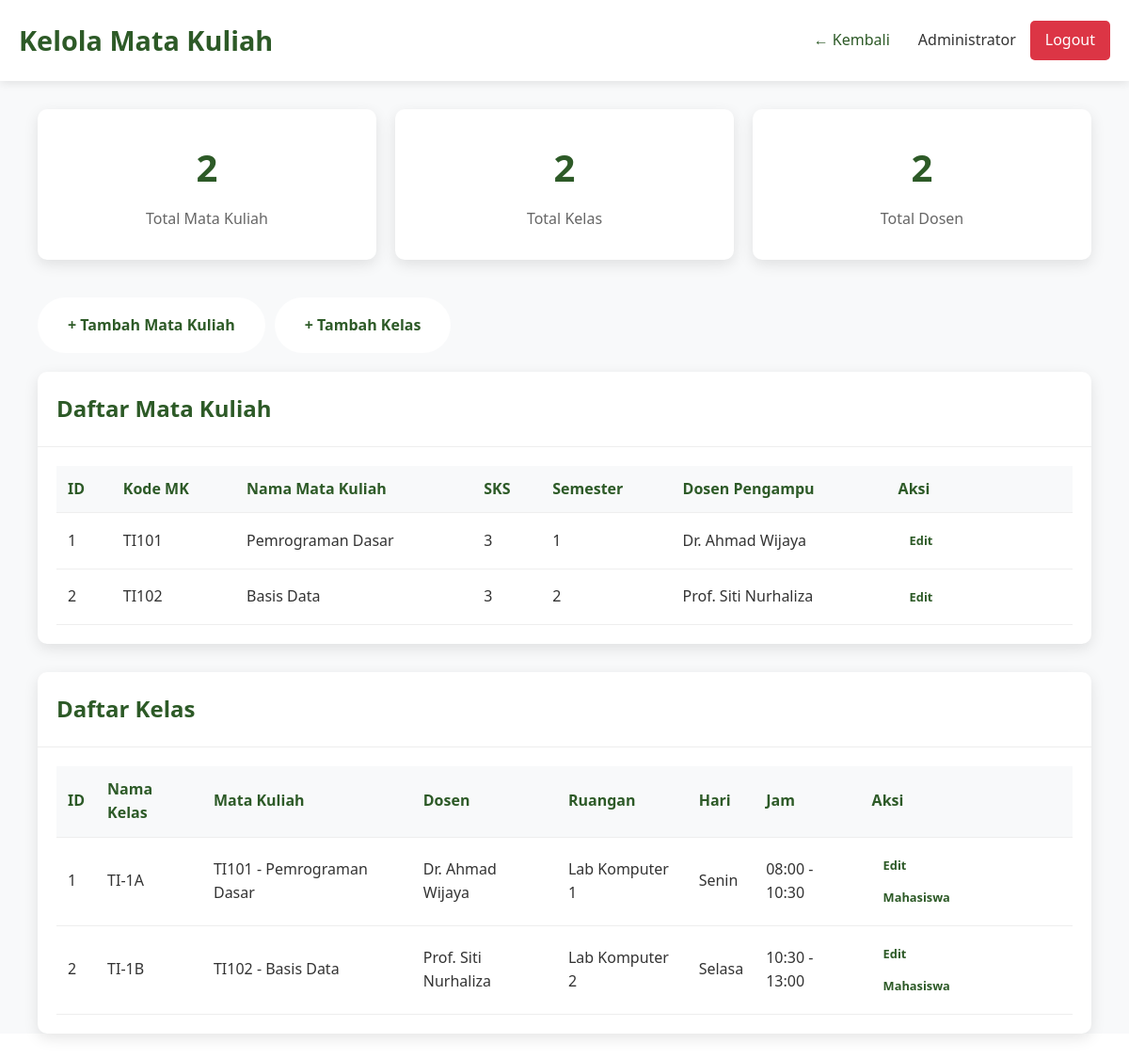
Page /dashboard/admin/courses.php (signed in) on the committed database.
### tables this page shows
CREATE TABLE mata_kuliah (
    id INT PRIMARY KEY AUTO_INCREMENT,
    kode_mk VARCHAR(10) UNIQUE NOT NULL,
    nama_mk VARCHAR(100) NOT NULL,
    sks INT NOT NULL,
    semester INT NOT NULL,
    dosen_id INT,
    created_at TIMESTAMP DEFAULT CURRENT_TIMESTAMP,
    FOREIGN KEY (dosen_id) REFERENCES users(id) ON DELETE SET NULL
);

CREATE TABLE users (
    id INT PRIMARY KEY AUTO_INCREMENT,
    username VARCHAR(50) UNIQUE NOT NULL,
    password VARCHAR(255) NOT NULL,
    full_name VARCHAR(100) NOT NULL,
    email VARCHAR(100) UNIQUE NOT NULL,
    role ENUM('admin', 'dosen', 'mahasiswa') NOT NULL,
    nim_nip VARCHAR(20) UNIQUE,
    created_at TIMESTAMP DEFAULT CURRENT_TIMESTAMP,
    updated_at TIMESTAMP DEFAULT CURRENT_TIMESTAMP ON UPDATE CURRENT_TIMESTAMP
);

CREATE TABLE kelas (
    id INT PRIMARY KEY AUTO_INCREMENT,
    nama_kelas VARCHAR(50) NOT NULL,
    mata_kuliah_id INT,
    dosen_id INT,
    ruangan VARCHAR(50),
    hari ENUM('Senin', 'Selasa', 'Rabu', 'Kamis', 'Jumat', 'Sabtu') NOT NULL,
    jam_mulai TIME NOT NULL,
    jam_selesai TIME NOT NULL,
    created_at TIMESTAMP DEFAULT CURRENT_TIMESTAMP,
    FOREIGN KEY (mata_kuliah_id) REFERENCES mata_kuliah(id) ON DELETE CASCADE,
    FOREIGN KEY (dosen_id) REFERENCES users(id) ON DELETE SET NULL
);

### config/session.php (called while the page is built, shortened)
<?php
function isLoggedIn() {
    return isset($_SESSION['user_id']);
}
function getCurrentUser() {
    if (isLoggedIn()) {
        return [
            'id' => $_SESSION['user_id'],
            'username' => $_SESSION['username'],
            'full_name' => $_SESSION['full_name'],
            'role' => $_SESSION['role'],
            'nim_nip' => $_SESSION['nim_nip']
        ];
    }
    return null;
}
?>

### dashboard/admin/courses.php (the view, shortened to what this page needs)
<?php
require_once '../../config/session.php';
$database = new Database();
$db = $database->getConnection();
$current_user = getCurrentUser();
$query = "SELECT mk.*, u.full_name as dosen_name
          FROM mata_kuliah mk
          LEFT JOIN users u ON mk.dosen_id = u.id
          ORDER BY mk.kode_mk";
$stmt = $db->prepare($query);
$stmt->execute();
$courses = $stmt->fetchAll(PDO::FETCH_ASSOC);
$query = "SELECT k.*, mk.nama_mk, mk.kode_mk, u.full_name as dosen_name
          FROM kelas k
          JOIN mata_kuliah mk ON k.mata_kuliah_id = mk.id
          LEFT JOIN users u ON k.dosen_id = u.id
          ORDER BY k.nama_kelas";
$stmt = $db->prepare($query);
$stmt->execute();
$classes = $stmt->fetchAll(PDO::FETCH_ASSOC);
$query = "SELECT id, full_name, nim_nip FROM users WHERE role = 'dosen' ORDER BY full_name";
$stmt = $db->prepare($query);
$stmt->execute();
$dosen_list = $stmt->fetchAll(PDO::FETCH_ASSOC);
?>
<!DOCTYPE html>
<html lang="id">
<head>
    <link rel="stylesheet" href="../../assets/css/style.css">
</head>
<body>
    <div class="dashboard">
        <div class="dashboard-header">
            <div class="container">
                <div class="dashboard-nav">
                    <h1 class="dashboard-title">Kelola Mata Kuliah</h1>
                    <div class="user-info">
                        <a href="index.php" style="color: #2d5a27; text-decoration: none; margin-right: 15px;">← Kembali</a>
                        <span><?php echo $current_user['full_name']; ?></span>
                        <a href="../../logout.php" class="logout-btn">Logout</a>
                    </div>
                </div>
            </div>
        </div>
        <div class="dashboard-content">
            <div class="container">
                <div class="stats-grid">
                    <div class="stat-card">
                        <div class="stat-number"><?php echo count($courses); ?></div>
                        <div class="stat-label">Total Mata Kuliah</div>
                    </div>
                    <div class="stat-card">
                        <div class="stat-number"><?php echo count($classes); ?></div>
                        <div class="stat-label">Total Kelas</div>
                    </div>
                    <div class="stat-card">
                        <div class="stat-number"><?php echo count($dosen_list); ?></div>
                        <div class="stat-label">Total Dosen</div>
                    </div>
                </div>
                <div style="margin-bottom: 20px; display: flex; gap: 10px;">
                    <a href="#" class="btn btn-primary" onclick="showAddCourseForm()">+ Tambah Mata Kuliah</a>
                    <a href="#" class="btn btn-primary" onclick="showAddClassForm()">+ Tambah Kelas</a>
                </div>
                <div class="card">
                    <div class="card-header">
                        <h3 class="card-title">Daftar Mata Kuliah</h3>
                    </div>
                    <div class="card-body">
                        <div style="overflow-x: auto;">
                            <table class="table">
                                <thead>
                                    <tr>
                                        <th>ID</th>
                                        <th>Kode MK</th>
                                        <th>Nama Mata Kuliah</th>
                                        <th>SKS</th>
                                        <th>Semester</th>
                                        <th>Dosen Pengampu</th>
                                        <th>Aksi</th>
                                    </tr>
                                </thead>
                                <tbody>
                                    <?php foreach ($courses as $course): ?>
                                        <tr>
                                            <td><?php echo $course['id']; ?></td>
                                            <td><?php echo $course['kode_mk']; ?></td>
                                            <td><?php echo $course['nama_mk']; ?></td>
                                            <td><?php echo $course['sks']; ?></td>
                                            <td><?php echo $course['semester']; ?></td>
                                            <td><?php echo $course['dosen_name'] ?? '-'; ?></td>
                                            <td>
                                                <a href="edit-course.php?id=<?php echo $course['id']; ?>" class="btn btn-primary" style="padding: 5px 10px; font-size: 0.8rem;">Edit</a>
                                                <a href="delete-course.php?id=<?php echo $course['id']; ?>" class="btn btn-secondary" style="padding: 5px 10px; font-size: 0.8rem;" onclick="return confirm('Apakah Anda yakin ingin menghapus mata kuliah ini?')">Hapus</a>
                                            </td>
                                        </tr>
                                    <?php endforeach; ?>
                                </tbody>
                            </table>
                        </div>
                    </div>
                </div>
                <div class="card" style="margin-top: 20px;">
                    <div class="card-header">
                        <h3 class="card-title">Daftar Kelas</h3>
                    </div>
                    <div class="card-body">
                        <div style="overflow-x: auto;">
                            <table class="table">
                                <thead>
                                    <tr>
                                        <th>ID</th>
                                        <th>Nama Kelas</th>
                                        <th>Mata Kuliah</th>
                                        <th>Dosen</th>
                                        <th>Ruangan</th>
                                        <th>Hari</th>
                                        <th>Jam</th>
                                        <th>Aksi</th>
                                    </tr>
                                </thead>
                                <tbody>
                                    <?php foreach ($classes as $class): ?>
                                        <tr>
                                            <td><?php echo $class['id']; ?></td>
                                            <td><?php echo $class['nama_kelas']; ?></td>
                                            <td><?php echo $class['kode_mk'] . ' - ' . $class['nama_mk']; ?></td>
                                            <td><?php echo $class['dosen_name'] ?? '-'; ?></td>
                                            <td><?php echo $class['ruangan']; ?></td>
                                            <td><?php echo $class['hari']; ?></td>
                                            <td><?php echo date('H:i', strtotime($class['jam_mulai'])) . ' - ' . date('H:i', strtotime($class['jam_selesai'])); ?></td>
                                            <td>
                                                <a href="edit-class.php?id=<?php echo $class['id']; ?>" class="btn btn-primary" style="padding: 5px 10px; font-size: 0.8rem;">Edit</a>
                                                <a href="delete-class.php?id=<?php echo $class['id']; ?>" class="btn btn-secondary" style="padding: 5px 10px; font-size: 0.8rem;" onclick="return confirm('Apakah Anda yakin ingin menghapus kelas ini?')">Hapus</a>
                                                <a href="manage-enrollments.php?class_id=<?php echo $class['id']; ?>" class="btn btn-primary" style="padding: 5px 10px; font-size: 0.8rem;">Mahasiswa</a>
                                            </td>
                                        </tr>
                                    <?php endforeach; ?>
                                </tbody>
                            </table>
                        </div>
                    </div>
                </div>
            </div>
        </div>
    </div>
</body>
</html>

### assets/css/style.css (style rules this page uses)
* { margin: 0; padding: 0; box-sizing: border-box; }
body { font-family: "Segoe UI", Tahoma, Geneva, Verdana, sans-serif; line-height: 1.6; color: #333; }
.container { max-width: 1200px; margin: 0 auto; padding: 0 20px; }
.btn { display: inline-block; padding: 15px 30px; text-decoration: none; border-radius: 30px; font-weight: bold; transition: all 0.3s ease; border: 2px solid transparent; }
.btn-primary { background: white; color: #2d5a27; }
.btn-secondary { background: transparent; color: white; border-color: white; }
.dashboard { min-height: 100vh; background: #f8f9fa; }
.dashboard-header { background: white; padding: 20px 0; box-shadow: 0 2px 10px rgba(0, 0, 0, 0.1); margin-bottom: 30px; }
.dashboard-nav { display: flex; justify-content: space-between; align-items: center; }
.dashboard-title { color: #2d5a27; font-size: 1.8rem; font-weight: bold; }
.user-info { display: flex; align-items: center; gap: 15px; }
.logout-btn { background: #dc3545; color: white; padding: 8px 16px; text-decoration: none; border-radius: 5px; transition: background 0.3s ease; }
.dashboard-content { padding: 0 20px; }
.stats-grid { display: grid; grid-template-columns: repeat(auto-fit, minmax(250px, 1fr)); gap: 20px; margin-bottom: 40px; }
.stat-card { background: white; padding: 30px; border-radius: 10px; box-shadow: 0 5px 15px rgba(0, 0, 0, 0.1); text-align: center; }
.stat-number { font-size: 2.5rem; font-weight: bold; color: #2d5a27; margin-bottom: 10px; }
.stat-label { color: #666; font-size: 1rem; }
.card { background: white; border-radius: 10px; box-shadow: 0 5px 15px rgba(0, 0, 0, 0.1); margin-bottom: 30px; }
.card-header { padding: 20px; border-bottom: 1px solid #eee; }
.card-title { color: #2d5a27; font-size: 1.5rem; font-weight: bold; margin: 0; }
.card-body { padding: 20px; }
.table { width: 100%; border-collapse: collapse; }
.table th, .table td { padding: 12px; text-align: left; border-bottom: 1px solid #eee; }
.table th { background: #f8f9fa; color: #2d5a27; font-weight: bold; }

### rows in the picture
mata_kuliah: id "1", kode_mk "TI101", nama_mk "Pemrograman Dasar", sks "3", semester "1", dosen.full_name "Dr. Ahmad Wijaya"
mata_kuliah: id "2", kode_mk "TI102", nama_mk "Basis Data", sks "3", semester "2", dosen.full_name "Prof. Siti Nurhaliza"
kelas: id "1", nama_kelas "TI-1A", mata_kuliah.kode_mk "TI101", mata_kuliah.nama_mk "Pemrograman Dasar", dosen.full_name "Dr. Ahmad Wijaya", ruangan "Lab Komputer 1", hari "Senin", jam_mulai "08:00", jam_selesai "10:30"
kelas: id "2", nama_kelas "TI-1B", mata_kuliah.kode_mk "TI102", mata_kuliah.nama_mk "Basis Data", dosen.full_name "Prof. Siti Nurhaliza", ruangan "Lab Komputer 2", hari "Selasa", jam_mulai "10:30", jam_selesai "13:00"

### other values in the picture
$current_user['full_name'] "Administrator"
count($courses) "2"
count($classes) "2"
count($dosen_list) "2"
